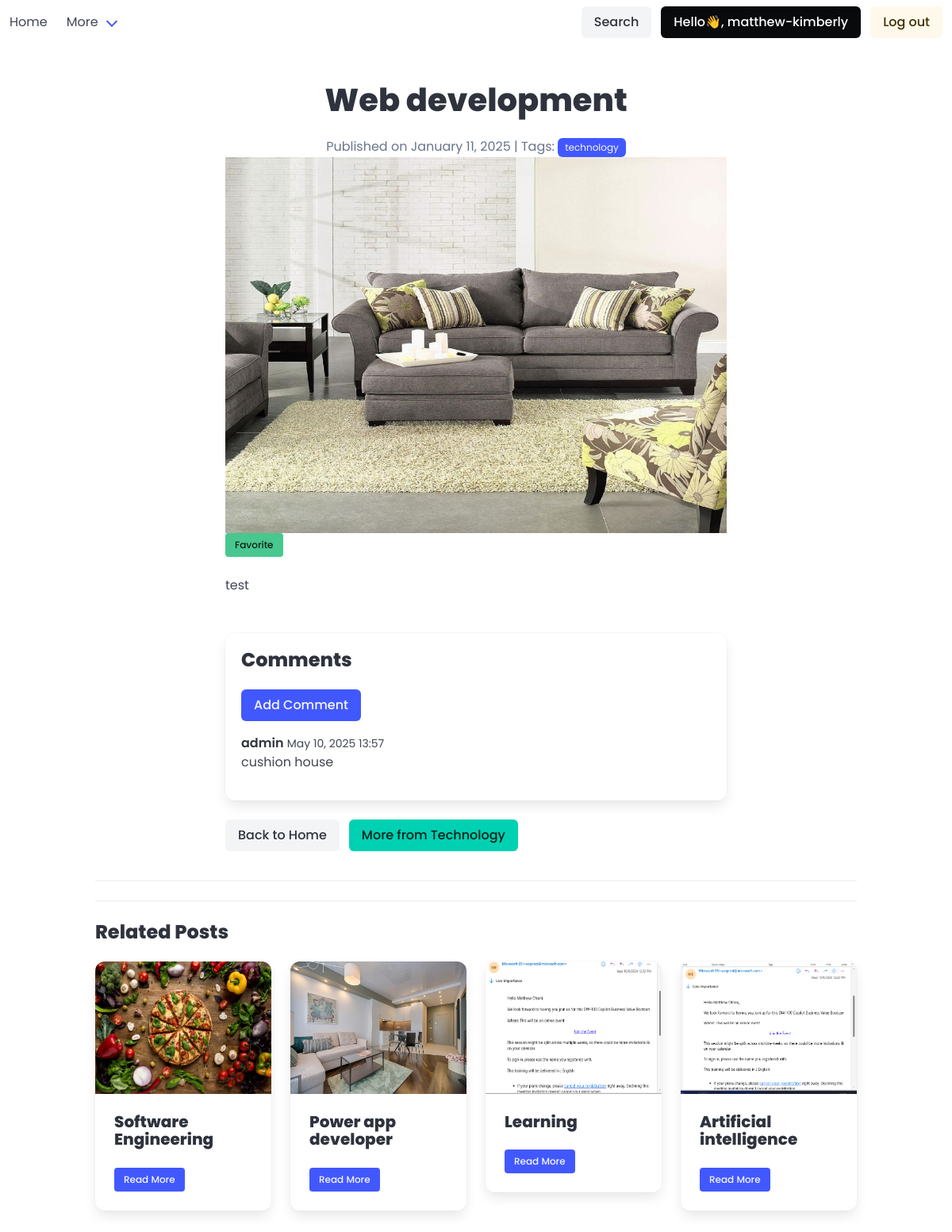
The app's page /web-development/ (signed in) with its own data.
### base/models.py (models this page shows, shortened)
class Post(models.Model):
    title = models.CharField(max_length=300,verbose_name='Title')
    slug = models.SlugField(unique=True)
    content = RichTextUploadingField(verbose_name='Content')
    author = models.CharField(verbose_name="Created by", default="Anonymous",max_length=200)
    status = models.CharField(choices =STATUS_CHOICES,default='draft',max_length=10,verbose_name='status')
    publication_date = models.DateTimeField(verbose_name='Created',default=now)
    category = models.ForeignKey(Category,on_delete= models.CASCADE,verbose_name='Category')
    picture = models.ImageField(upload_to='uploads/%Y/%m/%d',null=True,blank=True)
    tags = models.ManyToManyField(Tag)
    likes = models.PositiveIntegerField(default=0)
    class Meta:
        verbose_name='Post'
        verbose_name_plural = 'Posts'
    def get_absolute_url(self):
        return reverse("bulletins",args=[self.slug])

class Tag(models.Model):
    title = models.CharField(max_length=200,verbose_name='Tag')
    slug = models.SlugField(max_length=200,unique=True)
    class Meta:
        verbose_name='Tag'
        verbose_name_plural = 'Tags'

class Comment(models.Model):
    user = models.ForeignKey(User,on_delete=models.CASCADE,null=True,blank=True)
    text = models.CharField(max_length=1000,verbose_name='Comment')
    post = models.ForeignKey(Post,on_delete=models.CASCADE,related_name='comments')
    created = models.DateTimeField(auto_now_add=True)
    class Meta:
        ordering = ['-created']

class Category(models.Model):
    title = models.CharField(max_length=100,verbose_name='Title')
    slug = models.SlugField(unique=True,max_length=200)
    class Meta:
        verbose_name='Category'
        verbose_name_plural = 'Categories'

### base/views.py (the view)
# urls.py: path('<slug:post_slug>/',views.PostDetails,name='bulletins'),
@login_required
def PostDetails(request, post_slug):
    post = get_object_or_404(Post, slug=post_slug)
    comments = Comment.objects.filter(post=post).order_by('-created')
    profile = Profile.objects.get(user=request.user)
    is_favorite = profile.favorite_posts.filter(slug=post_slug).exists()
    if request.method == 'POST':
        if is_favorite:
            profile.favorite_posts.remove(post)
        else:
            profile.favorite_posts.add(post)
        return redirect('bulletins', post_slug=post_slug)  # Redirect to refresh the page
    related_posts = Post.objects.filter(
        category=post.category, status='published'
    ).exclude(id=post.id)[:4]
    context = {'posts': post, 'related_posts': related_posts, 'is_favorite': is_favorite, 'comments': comments}
    return render(request, 'post_detail.html', context)

### base/templates/post_detail.html (shortened to what this page needs)
{% extends "base.html" %}
{% block content %}
<section class="section">
    <div class="container">
        <div class="columns is-centered">
            <div class="column is-8">
                <h1 class="title is-2 has-text-centered">{{ posts.title }}</h1>
                <p class="has-text-centered has-text-grey">
                    <span>Published on {{ posts.publication_date|date:'F j, Y' }}</span>
                    {% if posts.tags.exists %}
                    | Tags:
                    {% for tag in posts.tags.all %}
                    <a href="{{ tags.get_absolute_url }}" class="tag is-link">{{ tag.title }}</a>
                    {% endfor %}
                    {% endif %}
                </p>
                {% if posts.picture %}
                <figure class="image is-4by3">
                    <img src="{{ posts.picture.url }}" alt="{{ posts.title }}">
                </figure>
                {% endif %}
                <form id="favorite-form" action="" method="post">
                    <a onclick="document.getElementById('favorite-form').submit();"
                       class="button is-small {% if is_favorite %}is-danger{% else %}is-success{% endif %}">
                        <span>{% if is_favorite %}Unfavorite{% else %}Favorite{% endif %}</span>
                    </a>
                </form>
                <div class="content mt-5">
                    {{ posts.content| safe }}
                </div>
<div class="box mt-6">
    <h2 class="title is-4">Comments</h2>
    {% if user.is_authenticated %}
        <a href="{% url 'create-comment' posts.slug %}" class="button is-link mb-4">Add Comment</a>
    {% else %}
        <p class="has-text-grey">Login to post a comment.</p>
    {% endif %}
    <div class="comments-list">
        {% for comment in comments %}
            <article class="media mb-4">
                <div class="media-content">
                    <div class="content">
                        <p>
                            <strong>{{ comment.user.username }}</strong>
                            <small>{{ comment.created|date:"F j, Y H:i" }}</small>
                            <br>
                            {{ comment.text }}
                        </p>
                    </div>
                </div>
            </article>
        {% empty %}
            <p class="has-text-grey">No comments yet. Be the first to comment!</p>
        {% endfor %}
    </div>
</div>
                <div class="buttons mt-5">
                    <a href="{% url 'index' %}" class="button is-light">Back to Home</a>
                    {% if posts.category %}
                    <a href="{{ bulletins.category.get_absolute_url }}" class="button is-primary">
                        More from {{ posts.category.title }}
                    </a>
                    {% endif %}
                </div>
            </div>
        </div>
        <hr>
<hr>
<div class="columns">
    <div class="column">
        <h2 class="title is-4">Related Posts</h2>
        <div class="columns is-multiline">
            {% for related_post in related_posts %}
            <div class="column is-3">
                <div class="card">
                    <div class="card-image">
                        <figure class="image is-4by3">
                            {% if related_post.picture %}
                            <img src="{{ related_post.picture.url }}" alt="Related Post Image">
                            {% endif %}
                        </figure>
                    </div>
                    <div class="card-content">
                        <p class="title is-5">{{ related_post.title }}</p>
                        <a href="{{ related_post.get_absolute_url }}" class="button is-link is-small">
                            Read More
                        </a>
                    </div>
                </div>
            </div>
            {% endfor %}
        </div>
    </div>
</div>
    </div>
</section>
{% endblock content %}

### templates/navbar.html (shortened to what this page needs)
<nav class="navbar" role="navigation" aria-label="main navigation">
    <div id="navbarBasicExample" class="navbar-menu">
      <div class="navbar-start">
        <a class="navbar-item" href="/">
          Home
        </a>
        <div class="navbar-item has-dropdown is-hoverable">
          <a class="navbar-link">
            More
          </a>
        </div>
      </div>
      <div class="navbar-end">
        <div class="navbar-item">
          <div class="buttons">
            <button id="search-modal-trigger">
              <span class="icon is-small">
              </span>
              <a class="button is-light">
                Search
              </a>
          </button>
              {% if user.is_authenticated %}
              <a class="button is-black" href="{% url 'profile' %}">
                Hello👋,  {{ user.username }}
              </a>
              <a class="button is-warning is-light" href="{% url 'logout' %}">
                Log out
              </a>
            {% endif %}
          </div>
        </div>
      </div>
    </div>
  </nav>

### templates/base.html (style rules this page uses)
body { font-family: 'Poppins', sans-serif; }

### records on screen
Post: title "Web development", publication_date "January 11, 2025", picture (picture), content "test", category "Technology"
Tag: title "technology"
Comment: user.username "admin", created "May 10, 2025 13:57", text "cushion house"
Post: picture (picture), title "Software Engineering"
Post: picture (picture), title "Power app developer"
Post: picture (picture), title "Learning"
Post: picture (picture), title "Artificial intelligence"

### other values on screen
{{ user.username }} "matthew-kimberly"
